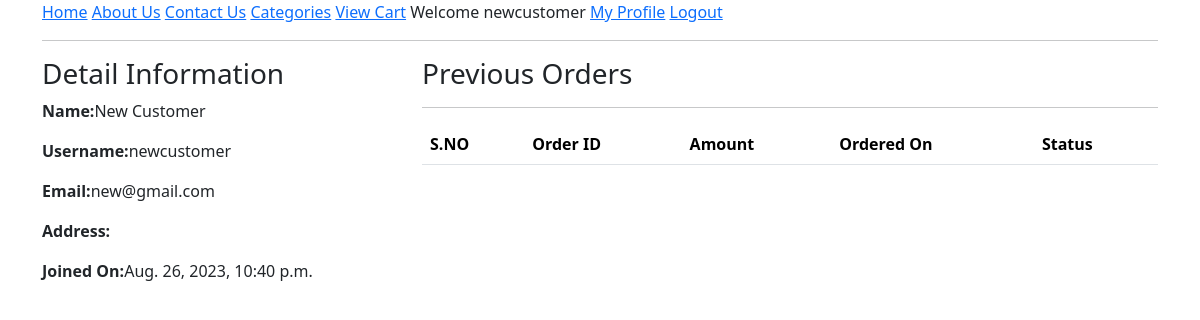
The page /profile/ (signed in) on the database as committed earlier.
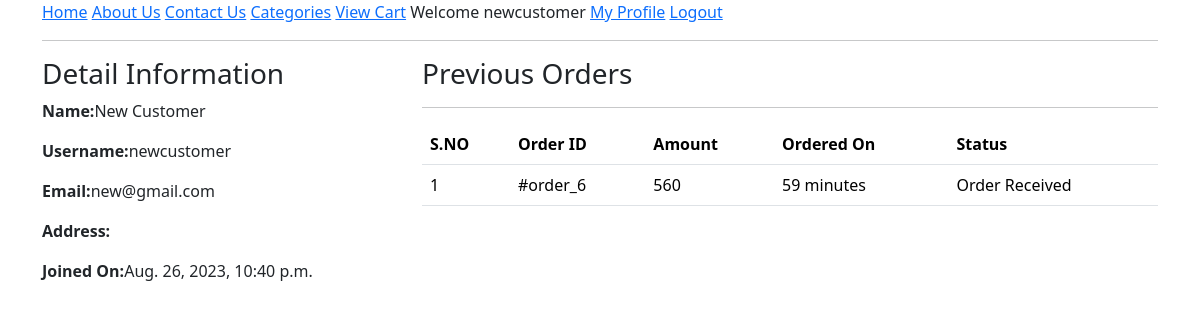
The same page on the database as committed later.
### ecomapp/models.py (models this page shows, shortened)
class Customer(models.Model):
    user = models.OneToOneField(User,on_delete=models.CASCADE)
    full_name = models.CharField(max_length=200)
    address = models.CharField(max_length=200)
    joined_on = models.DateTimeField(auto_now_add=True)

class Order(models.Model):
    cart = models.OneToOneField(Cart, on_delete=models.CASCADE)
    ordered_by = models.CharField(max_length=200)
    shipping_address = models.CharField(max_length=200)
    mobile = models.CharField(max_length=10)
    email = models.EmailField()
    subtotal = models.PositiveIntegerField()
    discount = models.PositiveIntegerField()
    total = models.PositiveIntegerField()
    order_status = models.CharField(max_length=50, choices=ORDER_STATUS)
    created_at = models.DateTimeField(auto_now_add=True)

### ecomapp/views.py (the view)
# urls.py: path("profile/",CustomerProfileView.as_view(),name='customerprofile'),
class CustomerProfileView(TemplateView):
    template_name = "customerprofile.html"
    def dispatch(self, request, *args, **kwargs):
        if request.user.is_authenticated and Customer.objects.filter(user=request.user).exists():
            pass
        else:
            return redirect("/login/?next=/profile/")
        return super().dispatch(request, *args, **kwargs)
    def get_context_data(self, **kwargs):
        context = super().get_context_data(**kwargs)
        customer = self.request.user.customer
        context['customer'] = customer
        orders = Order.objects.filter(cart__customer=customer).order_by("-id")
        context["orders"] = orders
        return context

### templates/customerprofile.html (shortened to what this page needs)
{% extends 'base.html' %}
{% block content %}
<div class="container">
    <div class="row">
        <div class="col-md-4">
            <h3>Detail Information</h3>
            <p><span style="font-weight:bold;">Name:</span>{{customer.full_name}}</p>
            <p><span style="font-weight:bold;">Username:</span>{{customer.user.username}}</p>
            <p><span style="font-weight:bold;">Email:</span>{{customer.user.email}}</p>
            <p><span style="font-weight:bold;">Address:</span>{{customer.user.address}}</p>
            <p><span style="font-weight:bold;">Joined On:</span>{{customer.joined_on}}</p>
        </div>
        <div class="col-md-8">
            <h3>Previous Orders</h3>
            <hr/>
            <table class="table">
                <thead>
                    <tr>
                        <th>S.NO</th>
                        <th>Order ID</th>
                        <th>Amount</th>
                        <th>Ordered On</th>
                        <th>Status</th>
                    </tr>
                </thead>
                <tbody>
                    {% for ord in orders %}
                    <tr>
                        <td>{{forloop.counter}}</td>
                        <td>#order_{{ord.id}}</td>
                        <td>{{ord.total}}</td>
                        <td>{{ord.created_at|timesince}}</td>
                        <td>{{ord.order_status}}</td>
                    </tr>
                    {% endfor %}
                </tbody>
            </table>
        </div>
    </div>
</div>
{% endblock content %}

### templates/base.html (shortened to what this page needs)
<!DOCTYPE html>
<html lang="en">
<head>
    <link href="https://cdn.jsdelivr.net/npm/bootstrap@5.3.1/dist/css/bootstrap.min.css" rel="stylesheet">
</head>
<body>
    <div class="container">
        <a href="{% url 'ecomapp:home' %}">Home</a>
        <a href="{% url 'ecomapp:about' %}">About Us</a>
        <a href="{% url 'ecomapp:contact' %}">Contact Us</a>
        <a href="{% url 'ecomapp:allproducts' %}">Categories</a>
        <a href="{% url 'ecomapp:mycart' %}">View Cart</a>
        {% if request.user.customer %}
            Welcome {{request.user.username}}
            <a href="{% url 'ecomapp:customerprofile' %}">My Profile</a>
            <a href="{% url 'ecomapp:customerlogout' %}">Logout</a>
        {% else %}
        <a href="{% url 'ecomapp:customerregistration' %}">Register</a>
        <a href="{% url 'ecomapp:customerlogin' %}">Login</a>
        {% endif %}
        <hr/>
    </div>
{% block content %}{% endblock content %}
   </body>
</html>

Rows that differ between the two databases and show on the page:
added Order: id "6", total "560", created_at "59 minutes", order_status "Order Received"
